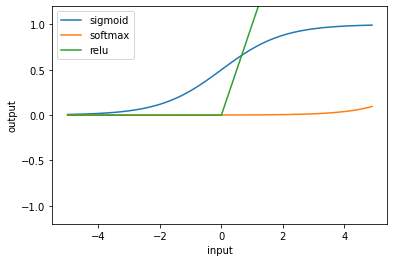

This chart was generated by the following Python code:
import numpy as np
import matplotlib.pyplot as plt

x = np.arange(-5.0, 5.0, 0.1)

def sigmoid(x):
  return 1/(1+np.exp(-x))

def softmax(x):
  exp_x=np.exp(x)
  sum_exp_x=np.sum(exp_x)
  return exp_x/sum_exp_x

def relu(x):
  return np.maximum(0, x)

sigmoid_graph = sigmoid(x)
softmax_graph = softmax(x)
relu_graph = relu(x)

plt.plot(x, sigmoid_graph, label='sigmoid')
plt.plot(x, softmax_graph, label='softmax')
plt.plot(x, relu_graph, label='relu')
plt.ylim(-1.2,1.2)
plt.xlabel('input')
plt.ylabel('output')

plt.legend()
plt.show()
